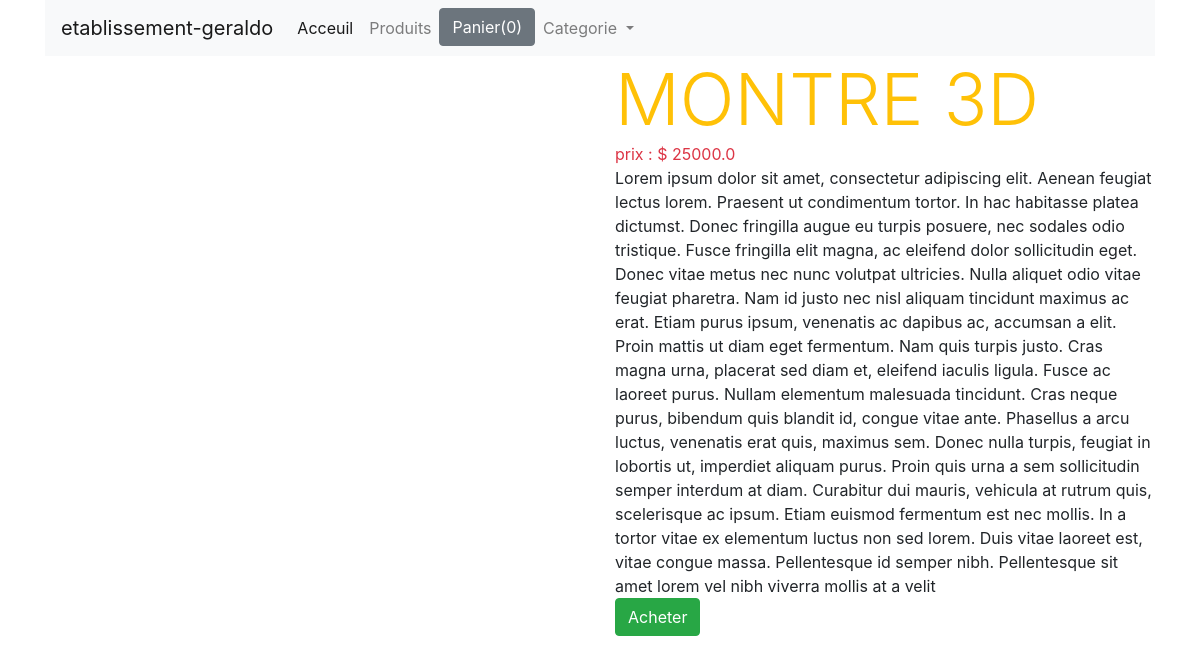
/4, run on the app's committed database.
### shop/models.py (models this page shows, shortened)
class Product(models.Model):
    title = models.CharField(max_length=200, null=True)
    price = models.FloatField()
    description = models.TextField()
    category = models.ForeignKey( Category, related_name = 'categorie', on_delete = models.CASCADE)
    image = models.CharField(max_length=5000)
    date_added = models.DateTimeField(auto_now=True)
    class Meta:
        ordering = ['-date_added']

### shop/views.py (the view)
# urls.py: path('<int:myid>', detail, name="detail"),
def detail(request, myid):
    product_object =Product.objects.get( id = myid )
    return render(request, 'shop/detail.html', {'product': product_object })

### shop/templates/shop/detail.html (shortened to what this page needs)
{% extends 'shop/base.html' %}
{% block content %}
<div class="row">
    <div class="col-md-6">
        <div>
        </div>
    </div>
    <div class="col-md-6">
<div class="text-warning display-3">
    {{ product.title }}
</div>
<div class="text-danger">
   prix : $ {{ product.price }}
</div>
<div>
  {{ product.description }}
</div>
<a href=""><button class="btn btn-success">Acheter</button></a>
    </div>
</div>
{% endblock %}

### data on the page
Product: title "MONTRE 3D", price "25000.0", description "Lorem ipsum dolor sit amet, consectetur adipiscing elit. Aenean feugiat lectus lorem. Praesent ut condimentum tortor. In hac habitasse platea dictumst. Donec fringilla augue eu turpis posuere, nec sodales odio tristique. Fusce fringilla elit magna, ac eleifend dolor sollicitudin eget. Donec vitae metus nec nunc volutpat ultricies. Nulla aliquet odio vitae feugiat pharetra. Nam id justo nec nisl aliquam tincidunt maximus ac erat. Etiam purus ipsum, venenatis ac dapibus ac, accumsan a elit. Proin mattis ut diam eget fermentum. Nam quis turpis justo. Cras magna urna, placerat sed diam et, eleifend iaculis ligula. Fusce ac laoreet purus. Nullam elementum malesuada tincidunt. Cras neque purus,…"
